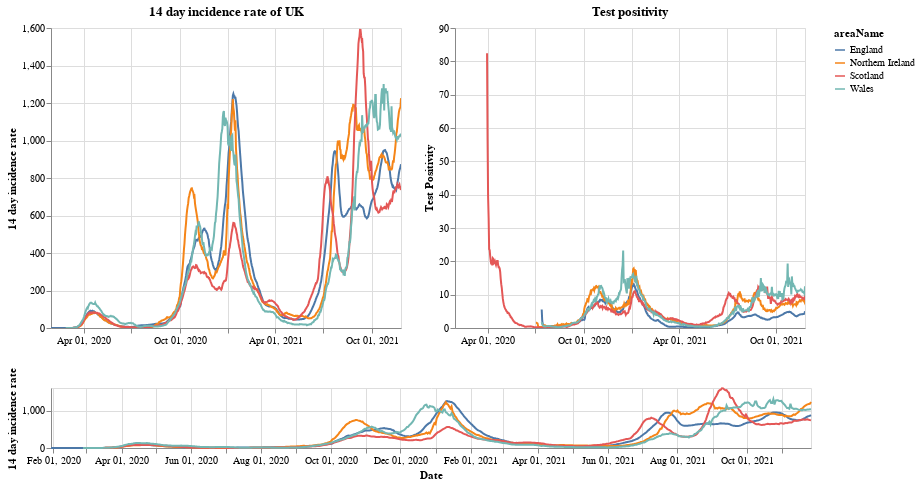

Here is the notebook cell this chart was saved with:
### Markdown cell above
# Plots

First a plot with each country in the UK. The top right shows the positivity rate for (which is the percentage of registered tests which were positive) while the top left is the 14 day incidence rate. The bottom chart can be used to select the timeframe (does not work on a mobile device).

### Code cell
#collapse
brush = alt.selection(type='interval', name='DateBrush',encodings=['x'],fields=['Time'])
leg_selection = alt.selection_multi(fields=['areaName'], bind='legend')

base = alt.Chart(uk_cases).mark_line().encode(
    x=alt.X("yearmonthdate(date):T", axis=alt.Axis(title='Date')),
    y=alt.Y("twoWeeklyCasesRate:Q", axis=alt.Axis(title='14 day incidence rate')),
    tooltip=['areaName', 'date','twoWeeklyCasesRate', 'testPositivity'],
    color='areaName',
    opacity=alt.condition(leg_selection, alt.value(2), alt.value(0.1))
).add_selection(leg_selection).properties(width=350)

upper = base.encode(alt.X('yearmonthdate(date):T', axis=alt.Axis(title=''),
                         scale=alt.Scale(domain=brush))
                   ).properties(title=f'14 day incidence rate of UK')
upper_right = upper.encode(alt.Y('testPositivity:Q', axis=alt.Axis(title='Test Positivity'))).properties(title='Test positivity')
lower = base.properties(height=60, width = 760).add_selection(brush)

(upper | upper_right) & lower

### Figure 1 — Vega-Lite specification as saved in the notebook (floating-point values rounded to 4 significant figures; data arrays with more than 128 entries replaced by an {"elided": "..."} marker saying what was removed)
{"config": {"view": {"continuousWidth": 400, "continuousHeight": 300}}, "vconcat": [{"hconcat": [{"mark": "line", "encoding": {"color": {"type": "nominal", "field": "areaName"}, "opacity": {"condition": {"value": 2, "selection": "selector001"}, "value": 0.1}, "tooltip": [{"type": "nominal", "field": "areaName"}, {"type": "temporal", "field": "date"}, {"type": "quantitative", "field": "twoWeeklyCasesRate"}, {"type": "quantitative", "field": "testPositivity"}], "x": {"type": "temporal", "axis": {"title": ""}, "field": "date", "scale": {"domain": {"selection": "DateBrush"}}, "timeUnit": "yearmonthdate"}, "y": {"type": "quantitative", "axis": {"title": "14 day incidence rate"}, "field": "twoWeeklyCasesRate"}}, "selection": {"selector001": {"type": "multi", "fields": ["areaName"], "bind": "legend"}}, "title": "14 day incidence rate of UK", "width": 350}, {"mark": "line", "encoding": {"color": {"type": "nominal", "field": "areaName"}, "opacity": {"condition": {"value": 2, "selection": "selector001"}, "value": 0.1}, "tooltip": [{"type": "nominal", "field": "areaName"}, {"type": "temporal", "field": "date"}, {"type": "quantitative", "field": "twoWeeklyCasesRate"}, {"type": "quantitative", "field": "testPositivity"}], "x": {"type": "temporal", "axis": {"title": ""}, "field": "date", "scale": {"domain": {"selection": "DateBrush"}}, "timeUnit": "yearmonthdate"}, "y": {"type": "quantitative", "axis": {"title": "Test Positivity"}, "field": "testPositivity"}}, "selection": {"selector001": {"type": "multi", "fields": ["areaName"], "bind": "legend"}}, "title": "Test positivity", "width": 350}]}, {"mark": "line", "encoding": {"color": {"type": "nominal", "field": "areaName"}, "opacity": {"condition": {"value": 2, "selection": "selector001"}, "value": 0.1}, "tooltip": [{"type": "nominal", "field": "areaName"}, {"type": "temporal", "field": "date"}, {"type": "quantitative", "field": "twoWeeklyCasesRate"}, {"type": "quantitative", "field": "testPositivity"}], "x": {"type": "temporal", "axis": {"title": "Date"}, "field": "date", "timeUnit": "yearmonthdate"}, "y": {"type": "quantitative", "axis": {"title": "14 day incidence rate"}, "field": "twoWeeklyCasesRate"}}, "height": 60, "selection": {"selector001": {"type": "multi", "fields": ["areaName"], "bind": "legend"}, "DateBrush": {"type": "interval", "encodings": ["x"], "fields": ["Time"]}}, "width": 760}], "data": {"name": "data-5fdf4031987b853cd2354cbfd4d24196"}, "$schema": "https://vega.github.io/schema/vega-lite/v4.8.1.json", "datasets": {"data-5fdf4031987b853cd2354cbfd4d24196": {"elided": "2576 records"}}}
